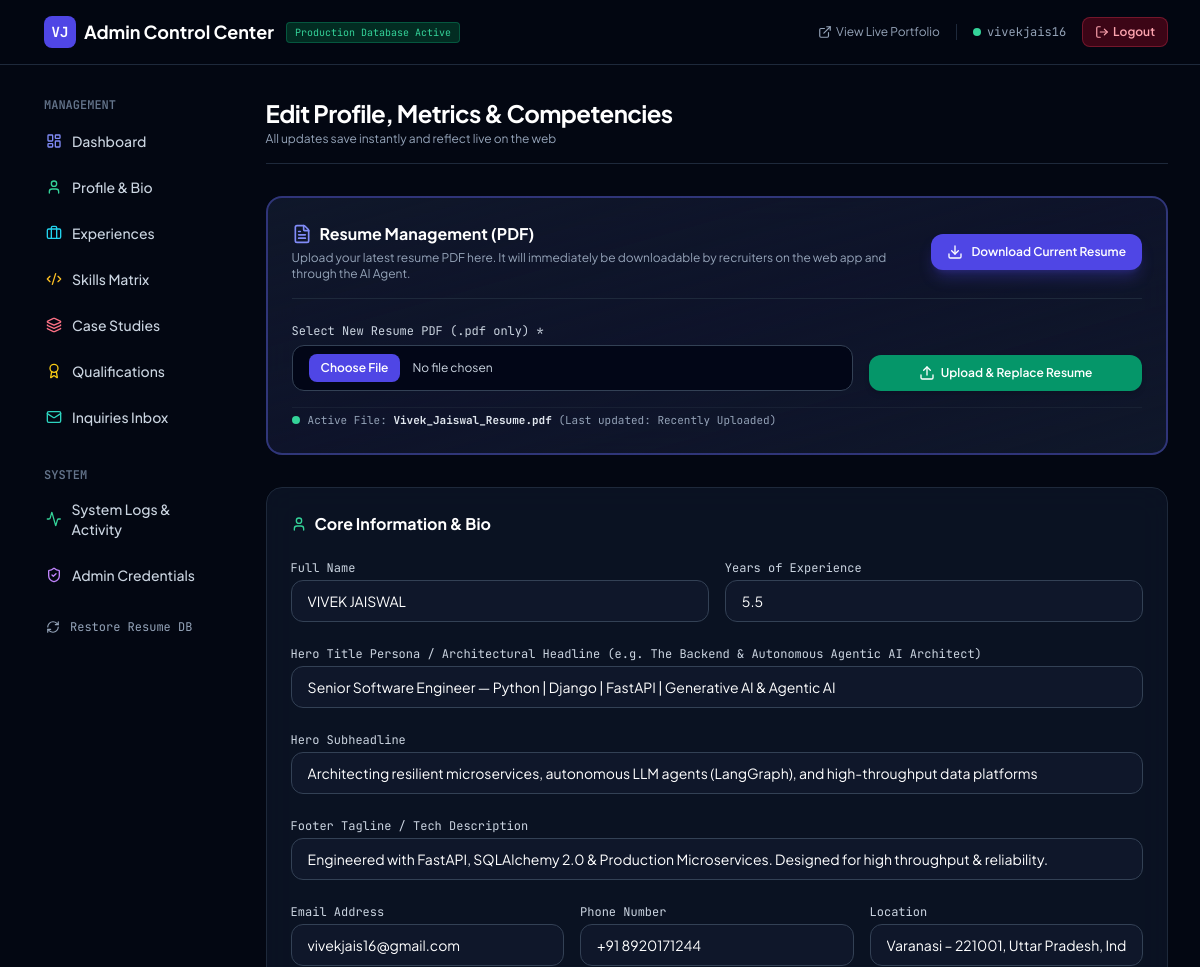
The page /admin/profile (signed in, upper part) on the database as committed earlier.
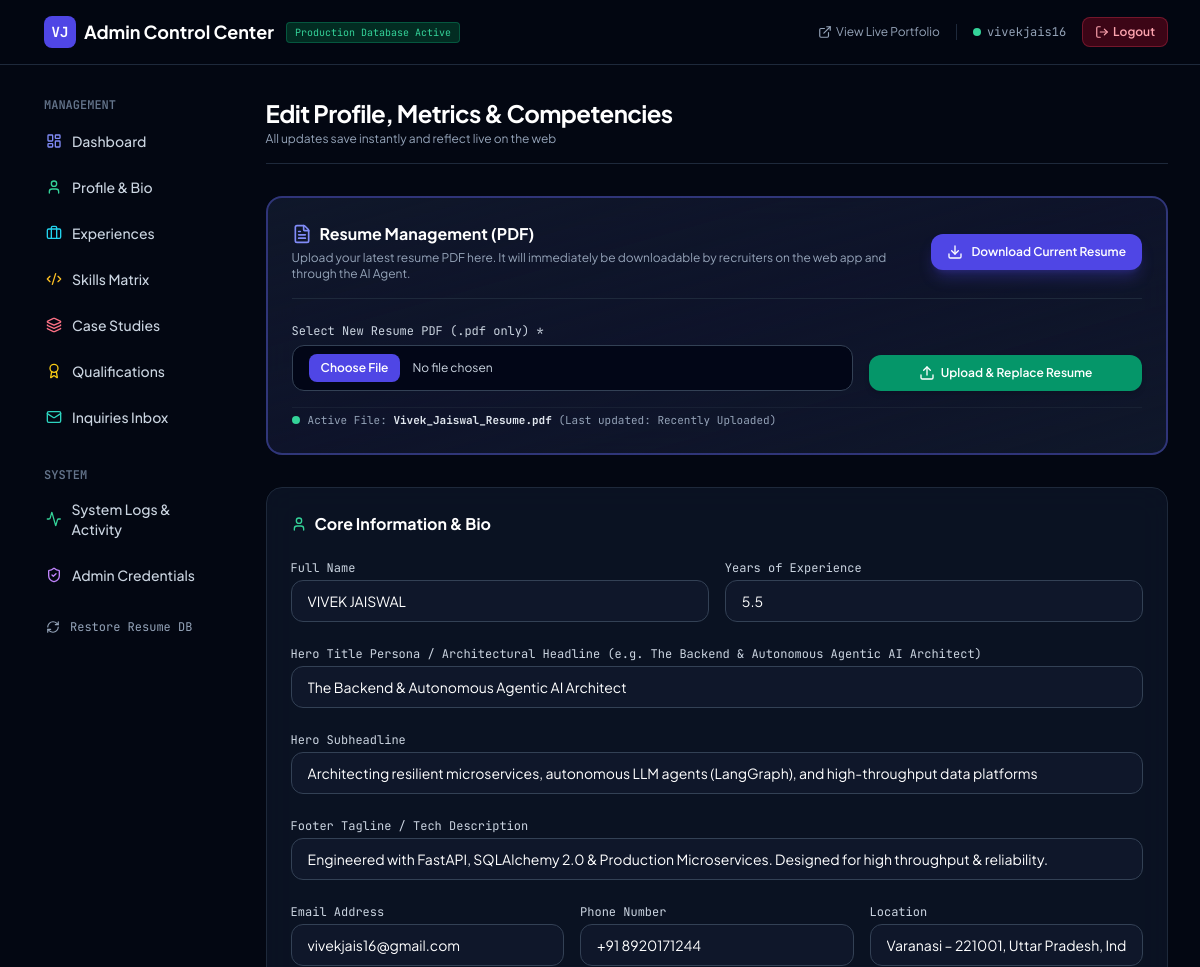
The same page on the database as committed later.
### app/models/profile.py (models this page shows)
class Profile(Base):
    __tablename__ = "profiles"
    id = Column(Integer, primary_key=True, index=True)
    full_name = Column(String(100), nullable=False)
    headline = Column(String(255), nullable=False)
    sub_headline = Column(String(255), nullable=True)
    email = Column(String(100), nullable=False)
    phone = Column(String(50), nullable=False)
    location = Column(String(150), nullable=False)
    linkedin_url = Column(String(255), nullable=False)
    github_url = Column(String(255), nullable=True)
    job_objective = Column(Text, nullable=False)
    profile_summary_1 = Column(Text, nullable=False)
    profile_summary_2 = Column(Text, nullable=False)
    years_of_experience = Column(Float, default=4.5)
    is_available = Column(Boolean, default=True)
    status_text = Column(String(150), default="Available for Senior / Lead Roles")
    resume_filename = Column(String(255), default="Vivek_Jaiswal_Resume.pdf")
    resume_updated_at = Column(String(50), default="Recently Uploaded")
    footer_tagline = Column(String(255), default="Engineered with FastAPI, SQLAlchemy 2.0 & Production Microservices. Designed for high throughput & reliability.")

### app/admin/router.py (the view)
@admin_router.get("/profile", response_class=HTMLResponse)
async def admin_profile_view(
    request: Request,
    admin_user: str = Depends(require_admin),
    db: Session = Depends(get_db),
):
    profile = PortfolioService.get_profile(db)
    metrics = PortfolioService.get_metrics(db)
    competencies = PortfolioService.get_core_competencies(db)
    return templates.TemplateResponse(
        request=request,
        name="admin/profile.html",
        context={
            "admin_user": admin_user,
            "profile": profile,
            "metrics": metrics,
            "competencies": competencies,
            "msg": None,
        },
    )

### app/templates/admin/profile.html (shortened to what the changed rows need)
{% extends "admin/base.html" %}
{% block content %}
<div class="space-y-8">
    <div class="flex items-center justify-between border-b border-slate-800 pb-4">
        <div>
            <h1 class="text-2xl font-bold text-white tracking-tight">Edit Profile, Metrics & Competencies</h1>
        </div>
    </div>
    <div class="glass-panel rounded-2xl p-6 border-2 border-indigo-500/40 bg-gradient-to-br from-slate-900 via-indigo-950/20 to-slate-900 space-y-4">
        <div class="flex flex-col sm:flex-row sm:items-center justify-between gap-4 border-b border-slate-800 pb-4">
            <div>
                <h2 class="font-bold text-base text-white flex items-center gap-2">
                    <i data-lucide="file-text" class="w-5 h-5 text-indigo-400"></i> Resume Management (PDF)
                </h2>
            </div>
        </div>
        <div class="text-[11px] text-slate-400 font-mono flex items-center gap-2 pt-1 border-t border-slate-800/60">
            <span class="w-2 h-2 rounded-full bg-emerald-400"></span>
            <span>Active File: <strong class="text-slate-200">{{ profile.resume_filename if profile and profile.resume_filename else 'Vivek_Jaiswal_Resume.pdf' }}</strong> (Last updated: {{ profile.resume_updated_at if profile and profile.resume_updated_at else 'Active' }})</span>
        </div>
    </div>
    <form action="/admin/profile" method="post" class="glass-panel rounded-2xl p-6 border border-slate-800 space-y-6">
        <h2 class="font-bold text-base text-white flex items-center gap-2">
            <i data-lucide="user" class="w-4 h-4 text-emerald-400"></i> Core Information & Bio
        </h2>
        <div class="grid grid-cols-1 sm:grid-cols-2 gap-4">
            <div>
                <label for="full_name" class="block text-xs font-mono text-slate-300 mb-1">Full Name</label>
                <input type="text" id="full_name" name="full_name" required value="{{ profile.full_name }}" class="w-full px-4 py-2.5 rounded-xl bg-slate-900 border border-slate-700 text-sm text-white focus:outline-none focus:border-emerald-500">
            </div>
            <div>
                <label for="years_of_experience" class="block text-xs font-mono text-slate-300 mb-1">Years of Experience</label>
                <input type="number" step="0.1" id="years_of_experience" name="years_of_experience" required value="{{ profile.years_of_experience }}" class="w-full px-4 py-2.5 rounded-xl bg-slate-900 border border-slate-700 text-sm text-white focus:outline-none focus:border-emerald-500">
            </div>
        </div>
        <div>
            <label for="headline" class="block text-xs font-mono text-slate-300 mb-1">Hero Title Persona / Architectural Headline (e.g. The Backend & Autonomous Agentic AI Architect)</label>
            <input type="text" id="headline" name="headline" required value="{{ profile.headline }}" class="w-full px-4 py-2.5 rounded-xl bg-slate-900 border border-slate-700 text-sm text-white focus:outline-none focus:border-emerald-500">
        </div>
        <div>
            <label for="sub_headline" class="block text-xs font-mono text-slate-300 mb-1">Hero Subheadline</label>
            <input type="text" id="sub_headline" name="sub_headline" value="{{ profile.sub_headline }}" class="w-full px-4 py-2.5 rounded-xl bg-slate-900 border border-slate-700 text-sm text-white focus:outline-none focus:border-emerald-500">
        </div>
        <div>
            <label for="footer_tagline" class="block text-xs font-mono text-slate-300 mb-1">Footer Tagline / Tech Description</label>
            <input type="text" id="footer_tagline" name="footer_tagline" required value="{{ profile.footer_tagline if profile and profile.footer_tagline else 'Engineered with FastAPI, SQLAlchemy 2.0 & Production Microservices. Designed for high throughput & reliability.' }}" class="w-full px-4 py-2.5 rounded-xl bg-slate-900 border border-slate-700 text-sm text-white focus:outline-none focus:border-emerald-500">
        </div>
        <div class="grid grid-cols-1 sm:grid-cols-3 gap-4">
            <div>
                <label for="email" class="block text-xs font-mono text-slate-300 mb-1">Email Address</label>
                <input type="email" id="email" name="email" required value="{{ profile.email }}" class="w-full px-4 py-2.5 rounded-xl bg-slate-900 border border-slate-700 text-sm text-white focus:outline-none focus:border-emerald-500">
            </div>
            <div>
                <label for="phone" class="block text-xs font-mono text-slate-300 mb-1">Phone Number</label>
                <input type="text" id="phone" name="phone" required value="{{ profile.phone }}" class="w-full px-4 py-2.5 rounded-xl bg-slate-900 border border-slate-700 text-sm text-white focus:outline-none focus:border-emerald-500">
            </div>
            <div>
                <label for="location" class="block text-xs font-mono text-slate-300 mb-1">Location</label>
                <input type="text" id="location" name="location" required value="{{ profile.location }}" class="w-full px-4 py-2.5 rounded-xl bg-slate-900 border border-slate-700 text-sm text-white focus:outline-none focus:border-emerald-500">
            </div>
        </div>
    </form>
</div>
{% endblock %}

Rows that differ between the two databases and show on the page:
changed Profile "Vivek_Jaiswal_Resume.pdf": headline "Senior Software Engineer — Python | Django | FastAPI | Generative AI & Agentic AI" → "The Backend & Autonomous Agentic AI Architect"
